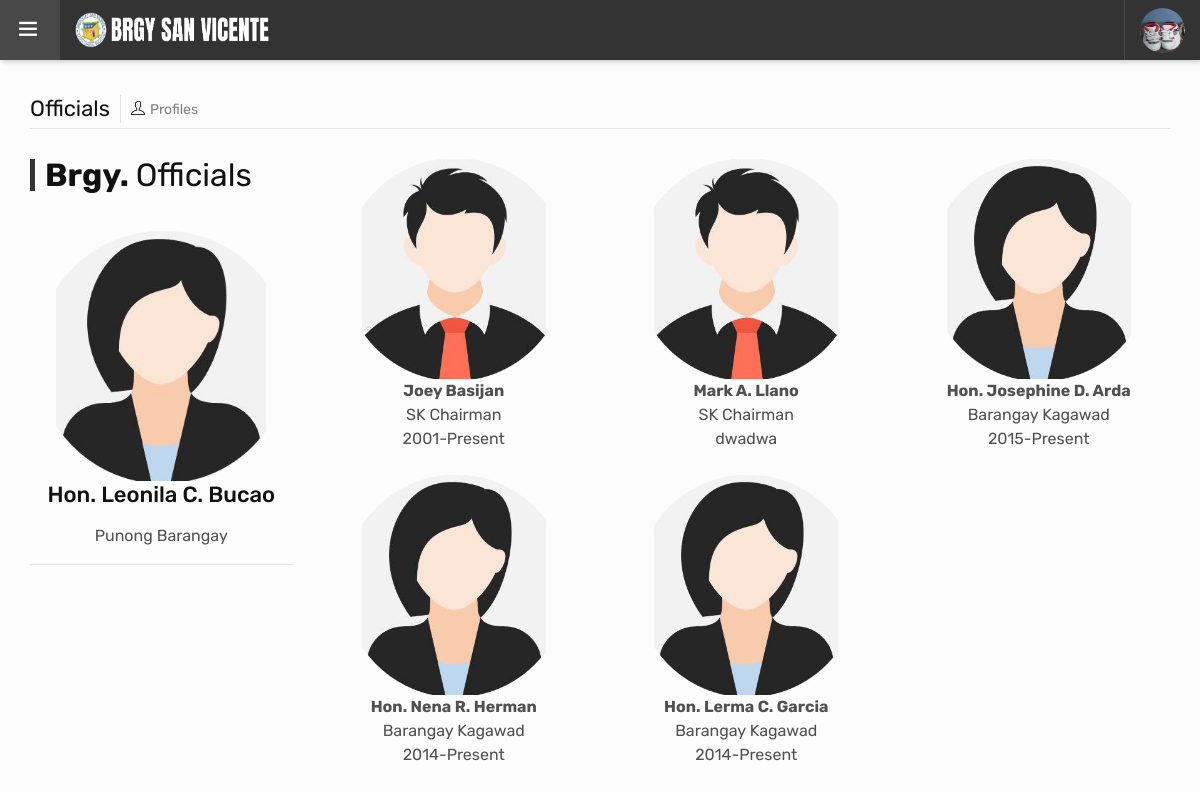
The app's page /residents/officials.php (signed in) with its own data.
### tables this page shows
CREATE TABLE `residents` (
  `id` int(11) NOT NULL,
  `id_number` varchar(50) NOT NULL,
  `fname` varchar(200) NOT NULL,
  `mname` varchar(200) NOT NULL,
  `lname` varchar(200) NOT NULL,
  `gender` varchar(20) NOT NULL,
  `civil_status` varchar(50) NOT NULL,
  `email` varchar(50) NOT NULL,
  `password` varchar(65) NOT NULL,
  `contact_number` varchar(50) NOT NULL,
  `address` varchar(500) NOT NULL,
  `address2` varchar(100) DEFAULT NULL,
  `resident_since` varchar(100) DEFAULT NULL,
  `birth_date` date DEFAULT NULL,
  `ext` varchar(200) DEFAULT NULL,
  `address3` varchar(200) DEFAULT NULL,
  `birth_place` varchar(200) DEFAULT NULL,
  `occupation` varchar(200) DEFAULT NULL,
  `fourps` varchar(11) NOT NULL,
  `status` int(11) NOT NULL,
  `verified` int(11) NOT NULL,
  `email_verif` int(11) DEFAULT NULL,
  `date_registered` datetime NOT NULL,
  `resident_status` varchar(50) DEFAULT NULL,
  `photo` varchar(200) DEFAULT NULL
);

CREATE TABLE `content_management` (
  `id` int(11) NOT NULL,
  `story` varchar(1000) NOT NULL,
  `mission` varchar(1000) NOT NULL,
  `vission` varchar(1000) NOT NULL,
  `guidelines` longblob NOT NULL,
  `brgy_head` varchar(200) NOT NULL,
  `brgy_head_pic` varchar(200) NOT NULL,
  `clearance` longblob NOT NULL,
  `residency` longblob NOT NULL,
  `indigency` longblob NOT NULL,
  `fb_link` varchar(200) NOT NULL,
  `iframe` varchar(300) NOT NULL
);

CREATE TABLE `org_structure` (
  `id` int(11) NOT NULL,
  `name` varchar(200) NOT NULL,
  `position` varchar(100) NOT NULL,
  `image` varchar(200) NOT NULL,
  `image_unique` varchar(300) NOT NULL,
  `rendered_service` varchar(50) DEFAULT NULL,
  `status` int(11) NOT NULL
);

### global/model.php (called while the page is built, shortened)
<?php
	Class Model {
		private $server = "localhost";
		private $username = "root";
		private $password = "";
		private $dbname = "brgy_salvacion";
		private $conn;
		public function __construct() {
			try {
				$this->conn = new mysqli($this->server, $this->username, $this->password, $this->dbname);
			} catch (Exception $e) {
				echo "Connection failed" . $e->getMessage();
			}
		}
		public function content_management(){
			$data = null;
			$query = "SELECT * FROM content_management WHERE id = 1";
			if ($sql = $this->conn->query($query)) {
				while ($row = mysqli_fetch_assoc($sql)) {
					$data[] = $row;
				}
			}
			return $data;
		}
		public function displayDepartment2($id) {
			$data = null;
			$query = "SELECT * FROM residents WHERE id = ?";
			if($stmt = $this->conn->prepare($query)) {
				$stmt->bind_param("i", $id);
				$stmt->execute();
				$result = $stmt->get_result();
				while ($row = $result->fetch_assoc()) {
					$data[] = $row;
				}
			}
			return $data;
		}
		public function fetchOrgStructure($status) {
			$data = null;
			$query = "SELECT * FROM org_structure WHERE status = ? ORDER BY position ASC";
			if ($stmt = $this->conn->prepare($query)) {
				$stmt->bind_param('i', $status);
				$stmt->execute();
				$result = $stmt->get_result();
				while ($row = $result->fetch_assoc()) {
					$data[] = $row;
				}
			}
			return $data;
		}
	}
?>

### residents/department.php (called while the page is built, shortened)
<?php
	$department = $model->displayDepartment2($_SESSION['sess2']);
	if (!empty($department)) {
		foreach ($department as $dep) {
			$photo = $dep['photo'];
														if ($photo == '') {
															$photo = 'default';
    													}
    													else {
    														$photo = $dep['photo'];
    													}
		}
	}
?>

### residents/officials.php (the view, shortened to what this page needs)
<?php
	include('../global/model.php');
	$model = new Model();
	include('department.php');
?>
<!DOCTYPE html>
<html lang="en">
	<head>
		<link rel="stylesheet" type="text/css" href="../dashboard/assets/css/dataTables.bootstrap4.min.css">
		<link rel="stylesheet" type="text/css" href="../dashboard/assets/css/assets.css">
		<link rel="stylesheet" type="text/css" href="../dashboard/assets/vendors/calendar/fullcalendar.css">
		<link rel="stylesheet" type="text/css" href="../dashboard/assets/css/typography.css">
		<link rel="stylesheet" type="text/css" href="../dashboard/assets/css/shortcodes/shortcodes.css">
		<link rel="stylesheet" type="text/css" href="../dashboard/assets/css/style.css">
		<link rel="stylesheet" type="text/css" href="../dashboard/assets/css/dashboard.css">
	</head>
	<body class="ttr-opened-sidebar ttr-pinned-sidebar" style="background-color: #FCFCFC;">
		<?php include 'navbar.php'; ?>
		<main class="ttr-wrapper" style="background-color: #FCFCFC;">
			<div class="container-fluid">
				<div class="db-breadcrumb">
					<h4 class="breadcrumb-title">Officials</h4>
					<ul class="db-breadcrumb-list">
						<li><i class="ti-user"></i>Profiles</li>
					</ul>
				</div>
				<div class="row">
					<div class="col-lg-12 m-b30">
						<div class="row align-items d-flex">
							<div class="col-lg-3 col-md-12">
								<div class="heading-bx left">
									<h2 class="m-b10 title-head">Brgy. <span>Officials</span></h2>
								</div>
								<?php
									$rows = $model->content_management();
									if (!empty($rows)) {
										foreach ($rows as $row) {
											$brgy_head = $row['brgy_head'];
											$brgy_head_pic = $row['brgy_head_pic'];
										}
									}
								?>
								<center>
									<a href="../assets/images/org-structure/<?php echo $brgy_head_pic; ?>.jpg" target="_blank">
										<img src="../assets/images/org-structure/<?php echo $brgy_head_pic; ?>.jpg" style="width: 80%;height: 250px; object-fit: cover;">
									</a>
									<h4><?php echo $brgy_head; ?></h4>
									<span>Punong Barangay</span><hr>
									<br><br>
								</center>
							</div>
							<div class="col-lg-9 col-md-12">
								<div class="row">
									<?php
												$status = 1;
												$rows = $model->fetchOrgStructure($status);
												if (!empty($rows)) {
													foreach ($rows as $row) {
														if ($row['position'] == 5) {
															$position = "Barangay Kagawad";
														}
														else if ($row['position'] == 10) {
															$position = "SK Chairman";
														}
											?>
											<div class="col-md-4">
												<center><a href="../assets/images/org-structure/<?php echo $row['image_unique']; ?>.jpg" target="_blank"><img src="../assets/images/org-structure/<?php echo $row['image_unique']; ?>.jpg" style="width: 70%;height: 220px; object-fit: cover;"></a><br>
												<b><?php echo $row['name']; ?></b><br>
												<?php echo $position; ?><br>
												<?php echo $row['rendered_service']; ?><br><br></center>
											</div>
											<?php
													}
												}
											?>
								</div>
										</div>
							</div>
						</div>
					</div>
				</div>
		</main>
	</body>
</html>

### residents/navbar.php (shortened to what this page needs)
<header class="ttr-header">
	<div class="ttr-header-wrapper">
		<div class="ttr-toggle-sidebar ttr-material-button">
			<i class="ti-menu ttr-close-icon"></i>
		</div>
		<div class="ttr-logo-box">
			<div>
				<a href="homepage" class="ttr-logo">
					<img alt="" class="ttr-logo-desktop" src="../assets/images/logo-white1.png" style="width: 200px; height: 36px;">
				</a>
			</div>
		</div>
		<div class="ttr-header-right ttr-with-seperator">
			<ul class="ttr-header-navigation">
				<li>
					<a href="#" class="ttr-material-button ttr-submenu-toggle"><img src="../assets/images/profile-pictures/<?php echo $photo; ?>.jpg" style="height: 45px; width: 45px;border-radius: 50%;"></a>
				</li>
			</ul>
		</div>
	</div>
</header>

### dashboard/assets/css/typography.css (style rules this page uses)
body { background-color: #fff; font-family: Rubik; font-size: 16px; font-weight: 400; color:#505050; padding: 0; margin: 0; overflow-x: hidden; -webkit-font-smoothing: antialiased; font-smoothing: antialiased; -moz-osx-font-smoothing: grayscale; scroll-behavior: smooth; }
a { color: #6f6f6f; outline: 0 none; text-decoration: none; }
img { border-style: none; height: auto; max-width: 100%; vertical-align: middle; }
hr { clear: both; }
section, article, aside, details, figcaption, figure, footer, header, hgroup, main, menu, nav, summary { display: block; }
p, address, pre, hr, ul, ol, dl, dd, table { margin-bottom: 24px; }
h1, h2, h3, h4, h5, h6 { color: #111111; font-family: rubik; margin-top:0; }
h2 { font-size: 32px; line-height: 45px; margin-bottom: 25px; font-weight: 700; }
h4 { font-size: 22px; line-height: 28px; margin-bottom: 15px; font-weight: 500; }
dl, ul, ol { list-style-position: outside; padding: 0; }
ul, ol { margin-bottom: 24px; }
ul li, ol li { padding: 0; }
.m-b10 { margin-bottom: 10px; }
.m-b30 { margin-bottom: 30px; }
.heading-bx { margin-bottom: 40px; }
.heading-bx h1, .heading-bx h2, .heading-bx h3 { margin-top: 0; }

### dashboard/assets/css/style.css (style rules this page uses)
.heading-bx.left .title-head { margin-bottom: 10px; margin-top: 0; line-height: 32px; padding-left: 10px; border-left: 5px solid var(--primary); }
.title-head span { font-weight:400; }

### dashboard/assets/css/shortcodes/form.css (style rules this page uses)
a, .ttr-box, .btn, .form-control, .ov-box, .overlay-icon li a i, .feature-box-xl, .feature-box-lg, .feature-box-md, .feature-box-sm, .feature-box-xs, .navbar-toggler, .menu-logo, .menu-links .nav > li > a, .secondary-menu { -webkit-transition: all 0.2s linear; -moz-transition: all 0.2s linear; -ms-transition: all 0.2s linear; -o-transition: all 0.2s linear; transition: all 0.2s linear; }

### records on screen
residents: photo (picture)
content_management: brgy_head_pic (picture), brgy_head "Hon. Leonila C. Bucao"
org_structure: image_unique (picture), name "Joey Basijan", position "SK Chairman", rendered_service "2001-Present"
org_structure: image_unique (picture), name "Mark A. Llano", position "SK Chairman", rendered_service "dwadwa"
org_structure: image_unique (picture), name "Hon. Josephine D. Arda", position "Barangay Kagawad", rendered_service "2015-Present"
org_structure: image_unique (picture), name "Hon. Nena R. Herman", position "Barangay Kagawad", rendered_service "2014-Present"
org_structure: image_unique (picture), name "Hon. Lerma C. Garcia", position "Barangay Kagawad", rendered_service "2014-Present"
